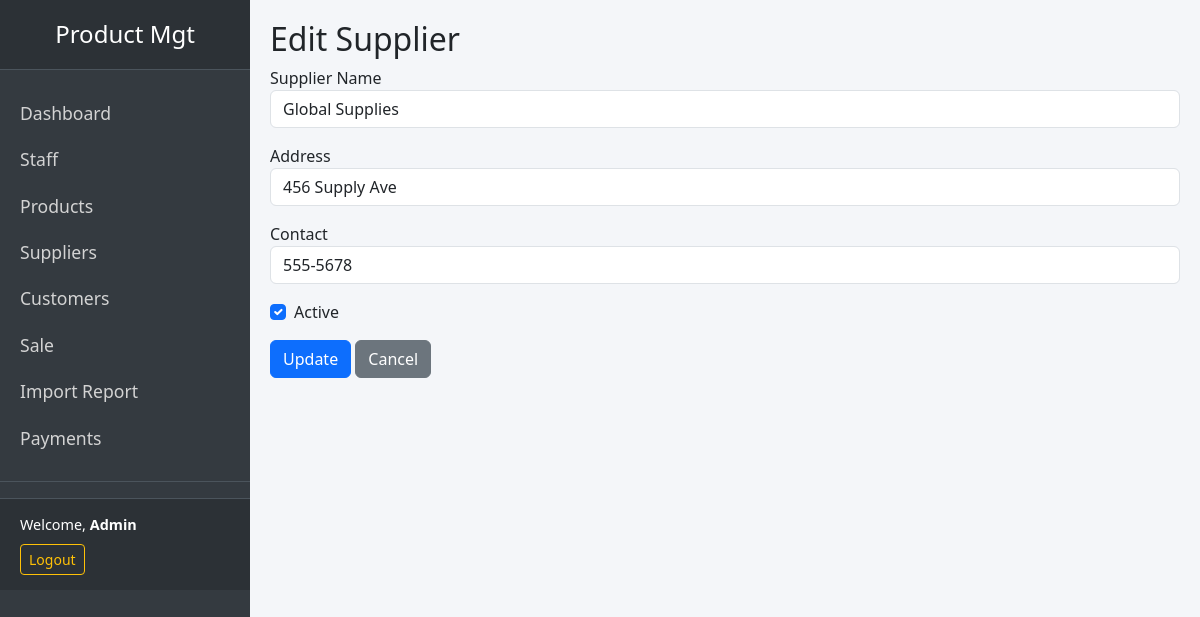
/supplier/edit/2 (signed in), run on the app's committed database.
### tables this page shows
CREATE TABLE tbSuppliers (
    supID INT AUTO_INCREMENT PRIMARY KEY,
    Supplier VARCHAR(100) NOT NULL,
    SupAdd VARCHAR(255),
    SupCon VARCHAR(50),
    Status BOOLEAN DEFAULT 1
);

### app/controllers/Controller.php (called while the page is built, shortened)
<?php
class Controller {
    protected function view($view, $data = []) {
        include __DIR__ . "/../views/layout.php";
    }
}

### app/controllers/SupplierController.php (called while the page is built, shortened)
<?php
require_once 'Controller.php';
require_once '../app/models/Supplier.php';
class SupplierController extends Controller {
    private $supplierModel;
    public function __construct() {
        $this->supplierModel = new Supplier();
    }
    public function edit($id) {
        $supplier = $this->supplierModel->find($id);
        $this->view('suppliers/edit', ['supplier' => $supplier]);
    }
}

### public/index.php (called while the page is built, shortened)
<?php
require_once __DIR__ . '/../app/routes/web.php';

### app/models/Model.php (called while the page is built, shortened)
<?php
class Model {
    public function __construct() {
        global $pdo;
        $this->pdo = $pdo;
    }
}

### app/models/Supplier.php (called while the page is built, shortened)
<?php
require_once 'Model.php';
class Supplier extends Model {
    public function find($id) {
        $stmt = $this->pdo->prepare("SELECT * FROM tbSuppliers WHERE supID = ?");
        $stmt->execute([$id]);
        return $stmt->fetch(PDO::FETCH_ASSOC);
    }
}

### app/views/suppliers/edit.php (the view)
<h2>Edit Supplier</h2>
<form method="post" action="<?= BASE_URL ?>supplier/update/<?= $supplier['supID'] ?>">
    <div class="mb-3">
        <label>Supplier Name</label>
        <input type="text" name="Supplier" class="form-control" value="<?= htmlspecialchars($supplier['Supplier']) ?>" required>
    </div>
    <div class="mb-3">
        <label>Address</label>
        <input type="text" name="SupAdd" class="form-control" value="<?= htmlspecialchars($supplier['SupAdd']) ?>">
    </div>
    <div class="mb-3">
        <label>Contact</label>
        <input type="text" name="SupCon" class="form-control" value="<?= htmlspecialchars($supplier['SupCon']) ?>">
    </div>
    <div class="mb-3 form-check">
        <input type="checkbox" name="Status" class="form-check-input" <?= $supplier['Status'] ? 'checked' : '' ?>>
        <label class="form-check-label">Active</label>
    </div>
    <button type="submit" class="btn btn-primary">Update</button>
    <a href="<?= BASE_URL ?>supplier" class="btn btn-secondary">Cancel</a>
</form>

### app/views/layout.php (style rules this page uses)
body { background: #f4f6f9; }

### data on the page
tbsuppliers: Supplier "Global Supplies", SupAdd "456 Supply Ave", SupCon "555-5678", Status "☑"

### other printed values
$_SESSION['user_name'] "Admin"
